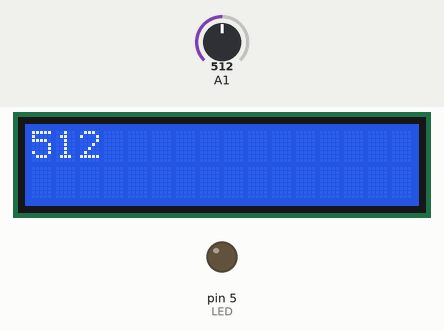
This sketch was run on a simulated Arduino Uno, built with avr-gcc and run on an emulated ATmega328P. On the bench: 16×2 character LCD, output pins drawn as LEDs (lit = HIGH). The inputs (shaded band) are chosen by the test bench; at power-on: A1 = 512.

Above: at 1.3 s.
1.4 s: A1 set to 884
At 2.1 s:
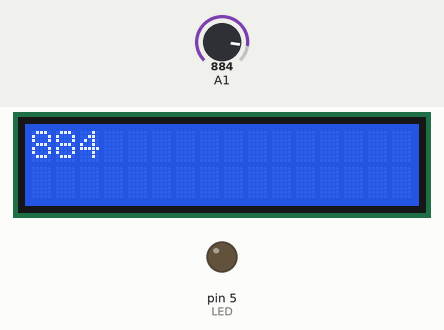
3.0 s: A1 set to 910
At 4.2 s:
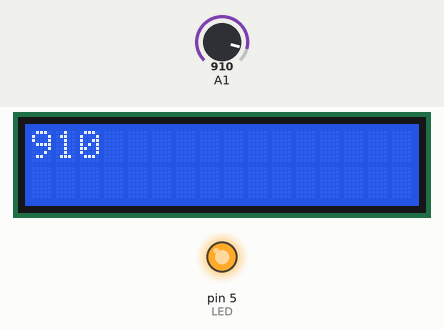
4.6 s: A1 set to 900
At 5.0 s:
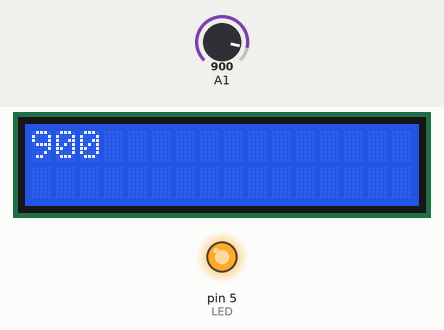
Timing chart, 0 to 7.6 s (numbered marks = the images above; inputs shaded):
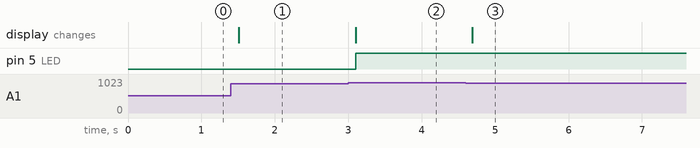

Measured:
- the behaviour switches between 899 and 900 on A1 (found by bisection; images 1 and 2)
- after the input at 1.4 s, the display: changes after 0.11 s (image 1)
- after the input at 3.0 s, pin 5 (LED): LOW → HIGH after 0.10 s; the display: changes after 0.10 s (image 2)
- after the input at 4.6 s, the display: changes after 0.09 s (image 3)

The sketch:

project_6_photocell_sensor.ino
```cpp
#include <Wire.h>
#include <LiquidCrystal_I2C.h>

int LED = 5;
int val = 0;
LiquidCrystal_I2C lcd (0x27,16,2);
void setup () {
      pinMode (LED, OUTPUT);
      lcd.init ();
      lcd.init ();
      lcd.backlight ();
}
void loop () {
       val = analogRead (A1);
      lcd.clear ();
      lcd.print (val); // LED print hello, world!
       if (val <900)
       {
       digitalWrite (LED, LOW);
       }
       else
       {
       digitalWrite (LED, HIGH);
       }
       delay (100);
}
```
